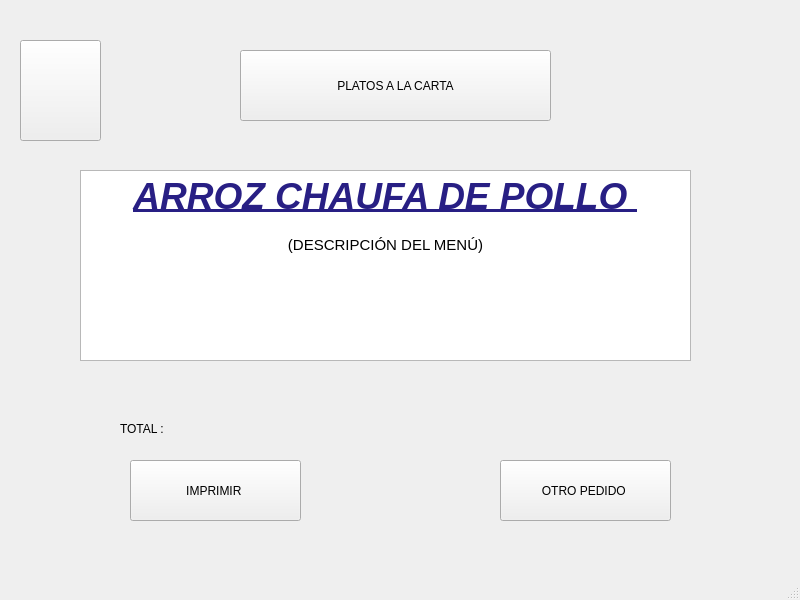
<?xml version="1.0" encoding="UTF-8"?>
<ui version="4.0">
 <class>pc5Window</class>
 <widget class="QMainWindow" name="pc5Window">
  <property name="geometry">
   <rect>
    <x>0</x>
    <y>0</y>
    <width>800</width>
    <height>600</height>
   </rect>
  </property>
  <property name="windowTitle">
   <string>MainWindow</string>
  </property>
  <widget class="QWidget" name="centralwidget">
   <widget class="QPushButton" name="pushButton_3">
    <property name="geometry">
     <rect>
      <x>130</x>
      <y>460</y>
      <width>171</width>
      <height>61</height>
     </rect>
    </property>
    <property name="text">
     <string>IMPRIMIR </string>
    </property>
   </widget>
   <widget class="QPushButton" name="pushButton">
    <property name="geometry">
     <rect>
      <x>240</x>
      <y>50</y>
      <width>311</width>
      <height>71</height>
     </rect>
    </property>
    <property name="text">
     <string>PLATOS A LA CARTA</string>
    </property>
    <property name="icon">
     <iconset>
      <normaloff>UTEC.png</normaloff>UTEC.png</iconset>
    </property>
   </widget>
   <widget class="QLabel" name="label">
    <property name="geometry">
     <rect>
      <x>120</x>
      <y>420</y>
      <width>68</width>
      <height>17</height>
     </rect>
    </property>
    <property name="text">
     <string>TOTAL : </string>
    </property>
   </widget>
   <widget class="QPushButton" name="pushButton_4">
    <property name="geometry">
     <rect>
      <x>500</x>
      <y>460</y>
      <width>171</width>
      <height>61</height>
     </rect>
    </property>
    <property name="text">
     <string>OTRO PEDIDO </string>
    </property>
   </widget>
   <widget class="QTextEdit" name="textEdit">
    <property name="geometry">
     <rect>
      <x>80</x>
      <y>170</y>
      <width>611</width>
      <height>191</height>
     </rect>
    </property>
    <property name="html">
     <string>&lt;!DOCTYPE HTML PUBLIC &quot;-//W3C//DTD HTML 4.0//EN&quot; &quot;http://www.w3.org/TR/REC-html40/strict.dtd&quot;&gt;
&lt;html&gt;&lt;head&gt;&lt;meta name=&quot;qrichtext&quot; content=&quot;1&quot; /&gt;&lt;style type=&quot;text/css&quot;&gt;
p, li { white-space: pre-wrap; }
&lt;/style&gt;&lt;/head&gt;&lt;body style=&quot; font-family:'Ubuntu'; font-size:11pt; font-weight:400; font-style:normal;&quot;&gt;
&lt;p align=&quot;center&quot; style=&quot; margin-top:0px; margin-bottom:0px; margin-left:0px; margin-right:0px; -qt-block-indent:0; text-indent:0px;&quot;&gt;&lt;span style=&quot; font-size:28pt; font-weight:600; font-style:italic; text-decoration: underline; color:#281f84;&quot;&gt;ARROZ CHAUFA DE POLLO &lt;/span&gt;&lt;/p&gt;
&lt;p align=&quot;center&quot; style=&quot;-qt-paragraph-type:empty; margin-top:0px; margin-bottom:0px; margin-left:0px; margin-right:0px; -qt-block-indent:0; text-indent:0px; font-weight:600; font-style:italic; text-decoration: underline;&quot;&gt;&lt;br /&gt;&lt;/p&gt;
&lt;p align=&quot;center&quot; style=&quot; margin-top:0px; margin-bottom:0px; margin-left:0px; margin-right:0px; -qt-block-indent:0; text-indent:0px;&quot;&gt;(DESCRIPCIÓN DEL MENÚ)&lt;/p&gt;&lt;/body&gt;&lt;/html&gt;</string>
    </property>
   </widget>
   <widget class="QPushButton" name="pushButton_2">
    <property name="geometry">
     <rect>
      <x>20</x>
      <y>40</y>
      <width>81</width>
      <height>101</height>
     </rect>
    </property>
    <property name="text">
     <string/>
    </property>
    <property name="icon">
     <iconset>
      <normaloff>flecha-hacia-la-izquierda-antes-de-icono-4330-128.png</normaloff>flecha-hacia-la-izquierda-antes-de-icono-4330-128.png</iconset>
    </property>
    <property name="iconSize">
     <size>
      <width>100</width>
      <height>100</height>
     </size>
    </property>
   </widget>
  </widget>
  <widget class="QMenuBar" name="menubar">
   <property name="geometry">
    <rect>
     <x>0</x>
     <y>0</y>
     <width>800</width>
     <height>25</height>
    </rect>
   </property>
  </widget>
  <widget class="QStatusBar" name="statusbar"/>
 </widget>
 <resources/>
 <connections/>
</ui>
